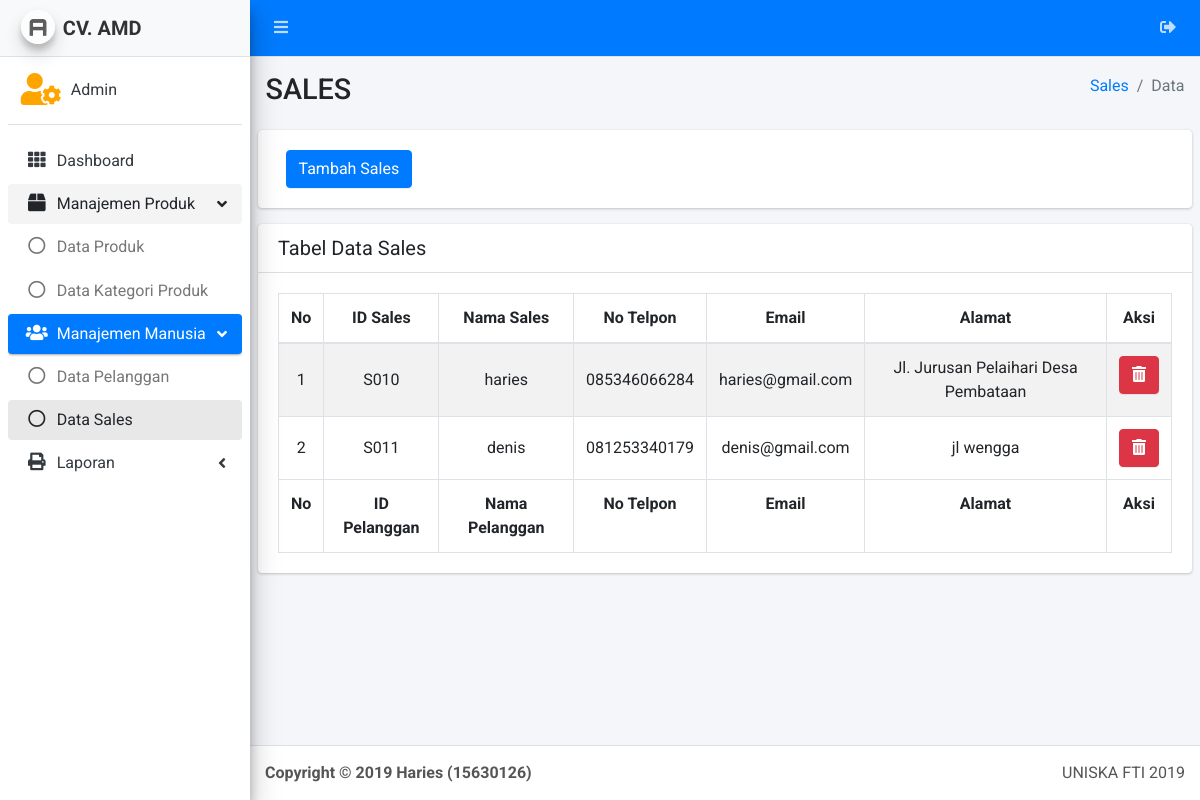
The app's page /admin/index_sales.php (signed in), older data.
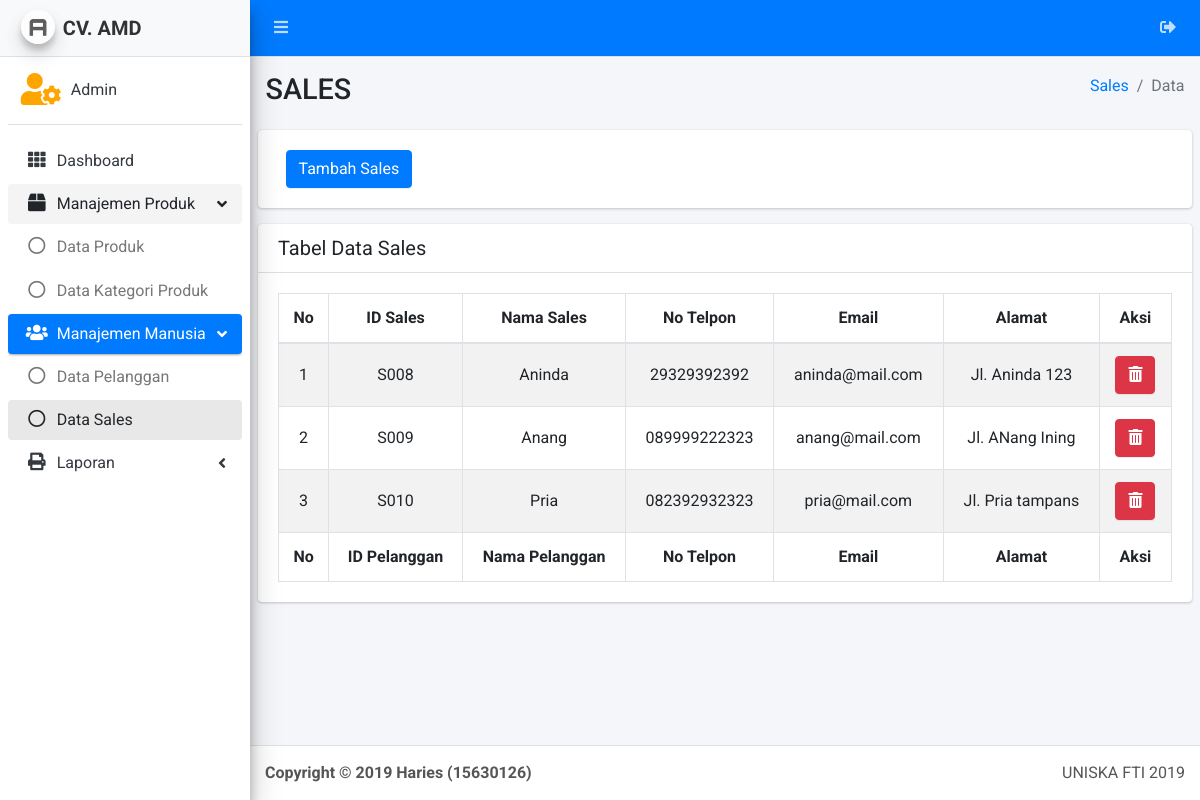
The same page, newer data.
### tables this page shows
CREATE TABLE `sales` (
  `id` int(11) NOT NULL,
  `nama_sales` varchar(180) NOT NULL,
  `jenis_kelamin` varchar(1) NOT NULL,
  `tempat_lahir` varchar(180) NOT NULL,
  `tanggal_lahir` varchar(180) NOT NULL,
  `no_telpon` varchar(14) NOT NULL,
  `alamat` text NOT NULL,
  `email` varchar(180) NOT NULL,
  `password` varchar(180) NOT NULL,
  `created_at` varchar(180) NOT NULL
);

### admin/index_sales.php (the view, shortened to what this page needs)
<?php
include('core/header.php');
include('core/sidebar.php');
?>
  <div class="content-wrapper">
    <section class="content-header">
      <div class="container-fluid">
        <div class="row mb-2">
          <div class="col-sm-6">
            <h1>SALES</h1>
          </div>
          <div class="col-sm-6">
            <ol class="breadcrumb float-sm-right">
              <li class="breadcrumb-item"><a href="index_sales.php">Sales</a></li>
              <li class="breadcrumb-item active">Data</li>
            </ol>
          </div>
        </div>
      </div>
    </section>
    <section class="content">
      <div class="row">
        <div class="col-12">
          <div class="card">
            <div class="card-body">
              <div class="container">
                <div class="row">
                  <div class="col">
                    <a href="create_sales.php" class="btn btn-primary">Tambah Sales</a>
                  </div>
                </div>
              </div>
            </div>
          </div>
        </div>
        <div class="col-12">
          <div class="card">
            <div class="card-header">
              <h3 class="card-title">Tabel Data Sales</h3>
            </div>
            <div class="card-body">
              <table id="table-full" class="table table-bordered table-striped">
                <thead>
                <tr>
                  <th class="text-center">No</th>
                  <th class="text-center">ID Sales</th>
                  <th class="text-center">Nama Sales</th>
                  <th class="text-center">No Telpon</th>
                  <th class="text-center">Email</th>
                  <th class="text-center">Alamat</th>
                  <th class="text-center">Aksi</th>
                </tr>
                </thead>
                <tbody>
                <?php
                    $no = 1;
                    $sales = $conn->query("SELECT * FROM sales ORDER BY id");
                    while($row = mysqli_fetch_assoc($sales)){
                  ?>
                    <tr>
                      <td class="text-center align-middle"><?php echo $no ?></td>
                      <td class="text-center align-middle"><?php echo 'S'.str_pad($row['id'],3,'0',STR_PAD_LEFT); ?></td>
                      <td class="text-center align-middle"><?php echo $row['nama_sales'] ?></td>
                      <td class="text-center align-middle"><?php echo $row['no_telpon'] ?></td>
                      <td class="text-center align-middle"><?php echo $row['email'] ?></td>
                      <td class="text-center align-middle"><?php echo $row['alamat'] ?></td>
                      <td class="text-center">
                        <button
                        data-toggle="modal" data-target="#hapusSales"
                        id="<?php echo $row['id'] ?>" sales="<?php echo $row['nama_sales'] ?>" class="btn btn-danger hapus-sales">
                          <i class="fas fa-trash-alt"></i>
                        </button>
                      </td>
                    </tr>
                  <?php $no++; } ?>
                </tbody>
                <tfoot>
                <tr>
                  <th class="text-center">No</th>
                  <th class="text-center">ID Pelanggan</th>
                  <th class="text-center">Nama Pelanggan</th>
                  <th class="text-center">No Telpon</th>
                  <th class="text-center">Email</th>
                  <th class="text-center">Alamat</th>
                  <th class="text-center">Aksi</th>
                </tr>
                </tfoot>
              </table>
            </div>
          </div>
        </div>
      </div>
    </section>
  </div>
<?php
include('core/footer.php');
?>

Row changes from the older to the newer data that the page shows:
removed sales: id "011", nama_sales "denis", no_telpon "081253340179", email "denis@gmail.com", alamat "jl wengga"
added sales: id "008", nama_sales "Aninda", no_telpon "29329392392", email "aninda@mail.com", alamat "Jl. Aninda 123"
added sales: id "009", nama_sales "Anang", no_telpon "089999222323", email "anang@mail.com", alamat "Jl. ANang Ining"
changed sales "010": nama_sales "haries" → "Pria"; no_telpon "085346066284" → "082392932323"; email "haries@gmail.com" → "pria@mail.com"; alamat "Jl. Jurusan Pelaihari Desa Pembataan" → "Jl. Pria tampans"
